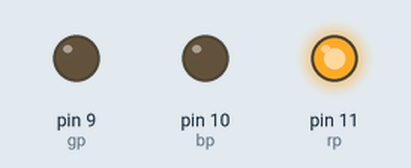
Simulated run of this sketch. Board: Arduino Uno, built with avr-gcc and run on an emulated ATmega328P. Shown: output pins drawn as LEDs (lit = HIGH).

Above: at 0.2 s.
At 1.2 s:
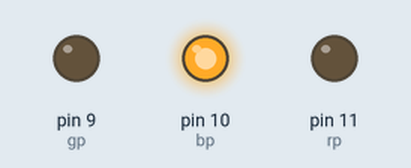
At 1.7 s:
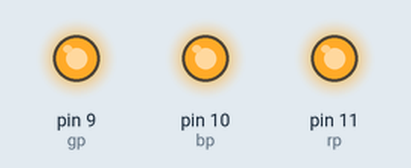
At 3.2 s:
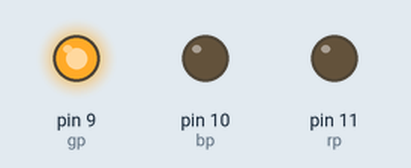
At 4.7 s:
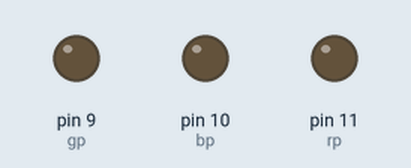
Timing chart, 0 to 5.8 s (numbered marks = the images above):
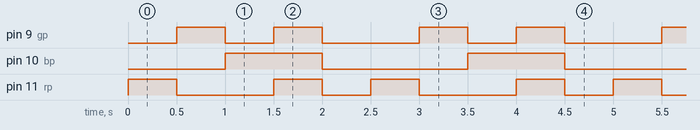

Measured:
- by itself, pin 9 (gp): repeats every 2.5 s: LOW 0.50 s, HIGH 0.50 s, LOW 1.0 s, HIGH 0.50 s
- by itself, pin 10 (bp): alternates HIGH for 1.0 s and LOW for 1.5 s
- by itself, pin 11 (rp): repeats every 2.5 s: LOW 1.0 s, HIGH 0.50 s, LOW 0.50 s, HIGH 0.50 s

The sketch:

code.ino
```cpp
int rp = 11;
int bp = 10;
int gp = 9;

void setup() {
    pinMode(rp, OUTPUT);
    pinMode(bp, OUTPUT);
    pinMode(gp, OUTPUT);
}

void loop() {
    color(255, 0, 0);  // Red
    delay(500);
    color(0, 255, 0);  // Green
    delay(500);
    color(0, 0, 255);  // Blue
    delay(500);
    color(255, 255, 255);  // White
    delay(500);
    color(0, 0, 0);  // LED off
    delay(500);
}

void color(unsigned char red, unsigned char green, unsigned char blue) {
    analogWrite(rp, red);
    analogWrite(gp, green);
    analogWrite(bp, blue);
}
```
